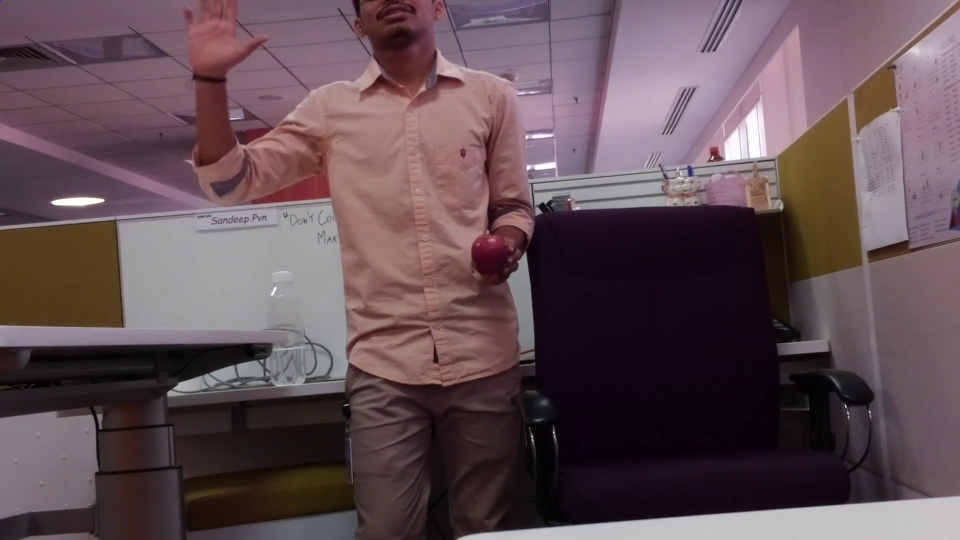
#> input picture Code/ .jpg, 1920 x 1080 px (shown at 1/2 size)
$ python -i extractFruit.py   (imports and definitions only)   (older library calls are emulated)
#> lines starting #> are read from the running program, lines starting #| are printed output that depends on the picture; after the words box and inside, x2 and y2 are one past the last pixel; in counts of white or black regions, pixels touching at a corner belong together
#> further down, picture is the input picture: shape (1080, 1920, 3); mean B, G, R 84.5, 78.4, 98
import cv2
import sys
import numpy as np
from Distance import get_distance

# [90 lines left out: functions preprocessing, get_color_mask, apply_morphology, apply_flood_filling, not called in this run]

def get_contours(image):

		im = image.copy()
		image=cv2.cvtColor(im,cv2.COLOR_BGR2GRAY)
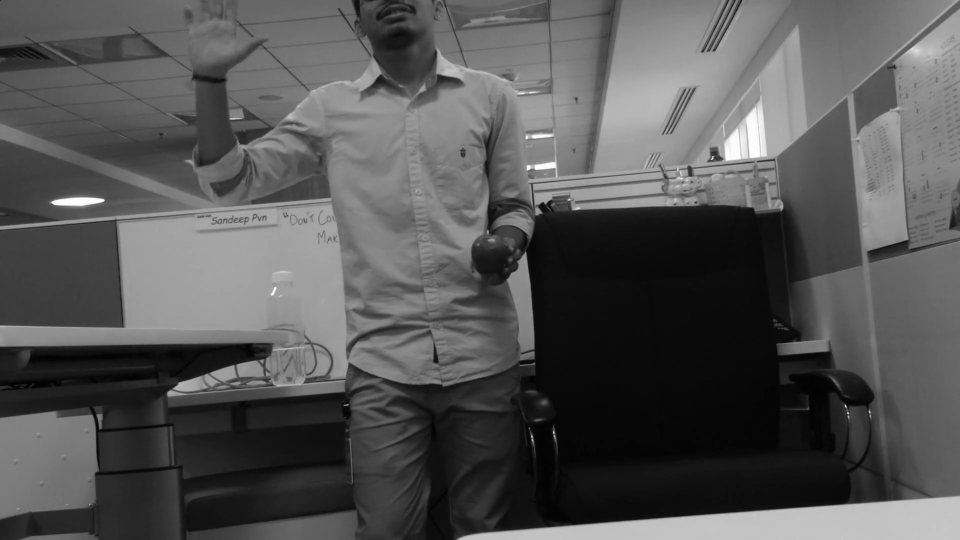
#> image: shape (1080, 1920) (shown at 1/2 size); min 0, max 255, mean 85
		image, contours, hierarchy = cv2.findContours(image,cv2.RETR_LIST,cv2.CHAIN_APPROX_SIMPLE)
#> contours = 2 contours, 1 with area under 20; largest, box (x1, y1, x2, y2) and area: (0, 0, 1920, 1080) 2070601
		cv2.drawContours(image, contours, -1, (0,255,0), 10)
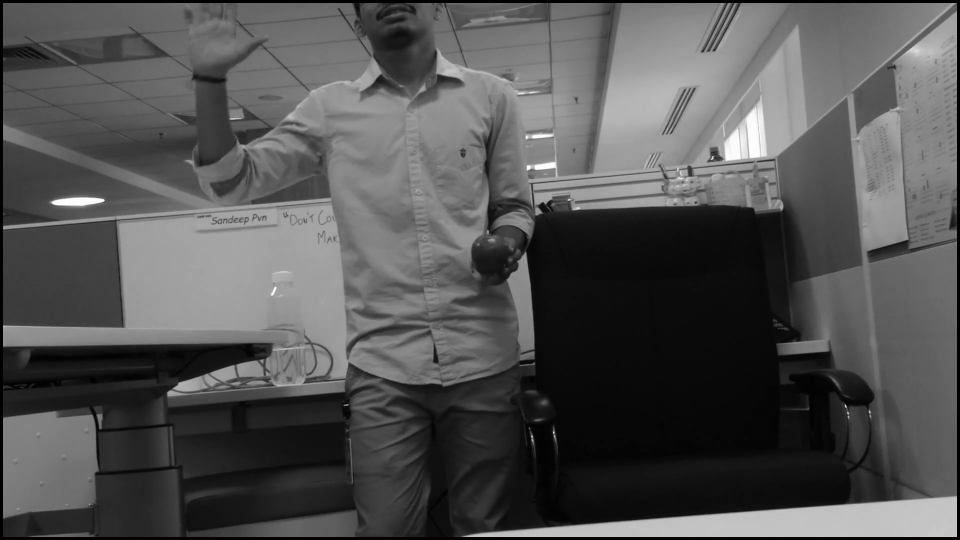
#> image: shape (1080, 1920) (shown at 1/2 size); 1.73% of pixels changed, all inside (x1, y1, x2, y2) = (0, 0, 1920, 1080)
		cv2.imwrite("..\Data\Results\contours.png",image)
		contour_list = []
		for contour in contours:
			#Approximate the contour using convexHull
			hull = cv2.convexHull(contour)
			#The length of the approxPolyDP is used to depict the shape of the contour
			approx = cv2.approxPolyDP(hull,0.1*cv2.arcLength(hull,True),True)
			area = cv2.contourArea(hull)
			# if(cv2.isContourConvex(approx)):
			contour_list.append([hull,len(approx),area])
#> this loop made 2 passes
#> (contour, approx, area) on pass 2: ([[0, 0], [0, 1079], [1919, 1079], [1919, 0]], [[1919, 0], [1919, 1079], [0, 1079], [0, 0]], 2070601)
#> after the loop, contour_list = [[[[184, 760], [185, 759], [186, 760], [185, 761]], 4, 2], [[[1919, 0], [1919, 1079], [0, 1079], [0, 0]], 4, 2070601]]

		#Get the largest contour out of all the contours
		contour_list.sort(key=lambda contour: contour[2],reverse=True)

		if(len(contour_list)==0):
			return 0

		if(len(contour_list)==1):
			contour,approx,area = contour_list[0]
		else:
			contour,approx,area = contour_list[1]
#> contour = [[184, 760], [185, 759], [186, 760], [185, 761]]; approx = 4; area = 2

		tracked_contour_params = [approx,area,len(contours)]
#> tracked_contour_params = [4, 2, 2]


		return im,contour,tracked_contour_params

# [58 lines left out: functions get_fruit, get_window, extract_fruit, not called in this run]

>>> import cv2
>>> picture = cv2.imread(' .jpg')
>>> result = get_contours(picture)

$ run again, on Code/Ã¿.jpg
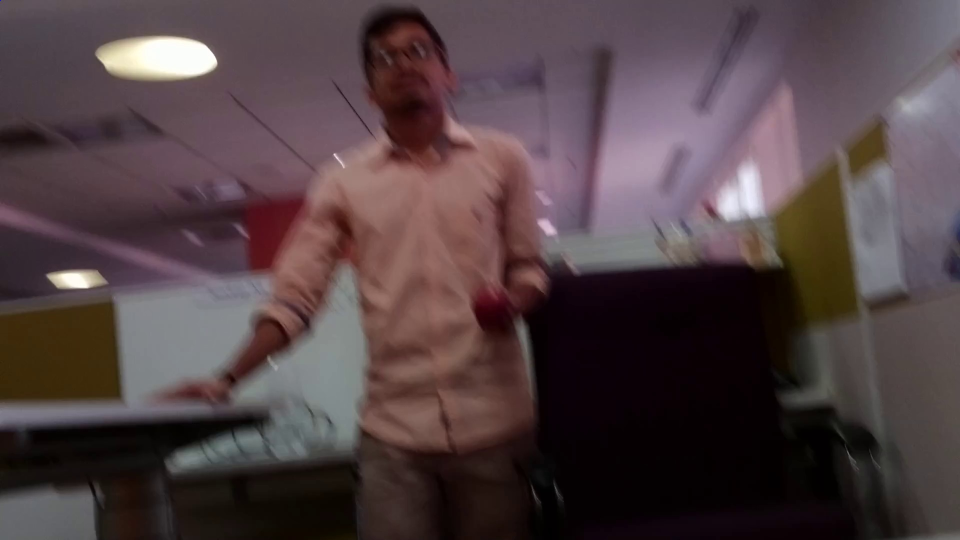
#> input picture Code/Ã¿.jpg, 1920 x 1080 px (shown at 1/2 size)
#> picture is the input picture: shape (1080, 1920, 3); mean B, G, R 68.1, 65.3, 81
#> in get_contours, `image=cv2.cvtColor(im,cv2.COLOR_BGR2GRAY)`:
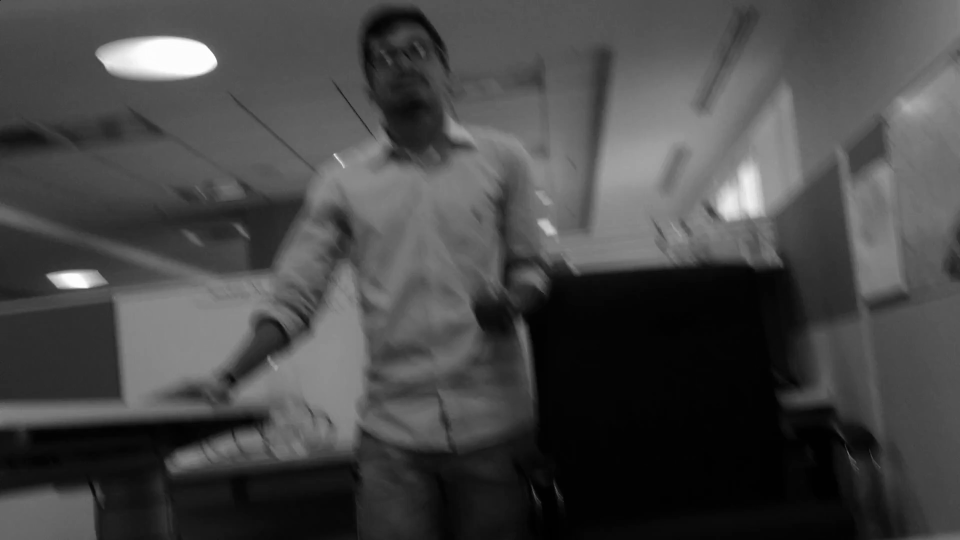
#> image: shape (1080, 1920) (shown at 1/2 size); min 0, max 255, mean 70.3
#> contours = 19 contours, 18 with area under 20; largest, box (x1, y1, x2, y2) and area: (0, 0, 1920, 1080) 2070436
#> in get_contours, `cv2.drawContours(image, contours, -1, (0,255,0), 10)`:
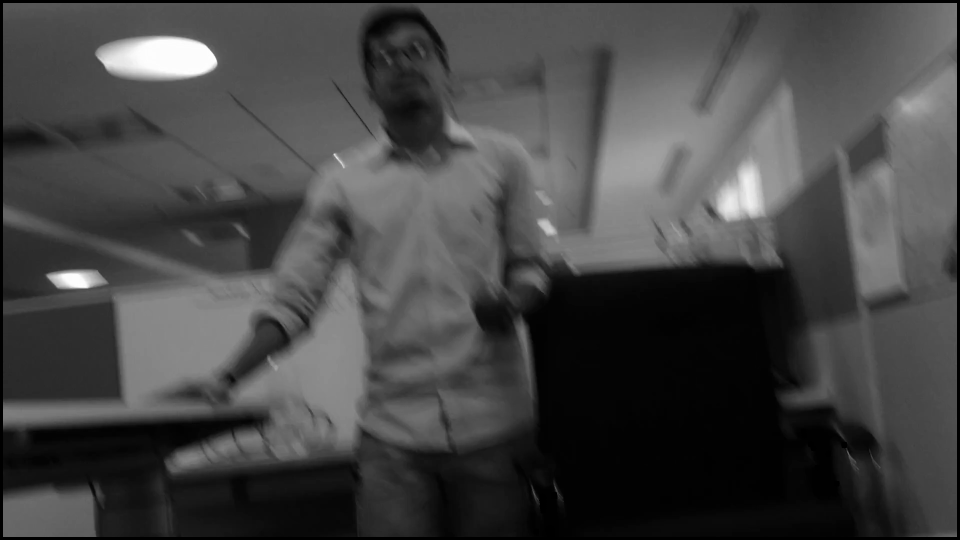
#> image: shape (1080, 1920) (shown at 1/2 size); 1.83% of pixels changed, all inside (x1, y1, x2, y2) = (0, 0, 1920, 1080)
#> the loop in get_contours, `for contour in contours:` made 19 passes
#> (approx, area) on pass 19: ([[1919, 0], [1919, 1079], [0, 1079], [0, 0]], 2070601)
#> after the loop in get_contours, `for contour in contours:`: contour_list = 19 items
#> in get_contours, `contour,approx,area = contour_list[1]`: contour = [[1108, 988], [1109, 989], [1109, 993], [1108, 994], [1107, 994], [1106, 993], [1106, 990]]; approx = 4; area = 14.5
#> tracked_contour_params = [4, 14.5, 19]
